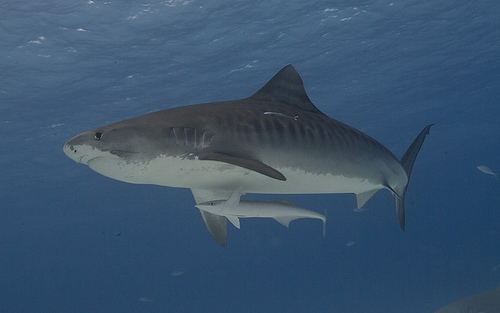
#> input picture tiger_shark.JPEG, 500 x 313 px, found by its file name
$ python client.py
#> lines starting #> are read from the running program, lines starting #| are printed output that depends on the picture
import requests
import cv2
import base64
import json
import time

im = cv2.imread("tiger_shark.jpeg")
#> im is the input picture: shape (313, 500, 3); mean B, G, R 109.3, 83.5, 57.8
im = cv2.resize(im, dsize=(256, 256), interpolation=cv2.INTER_CUBIC)
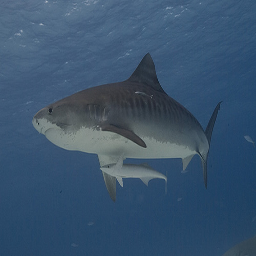
#> im: shape (256, 256, 3); mean B, G, R 109.3, 83.5, 57.8
encoded = base64.b64encode(cv2.imencode(".jpeg",im)[1].tobytes()).decode("utf-8")

t = time.perf_counter()
#> (the run stopped early here; a loop or call above may not have finished)
